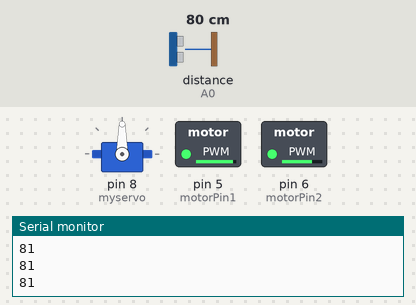
Bench run of a sketch on a simulated Arduino Uno, built with avr-gcc and run on an emulated ATmega328P. Shown: servo, switched loads named in the sketch (green lamp = pin HIGH), the last lines printed to the serial monitor. Dashed ring = blinking. The test bench sets the inputs (shaded band); at power-on: distance to the obstacle (sensor on A0) 80 cm. The echo pulse lasts 58.3 µs per cm.

Above: at 1.2 s.
1.3 s: distance to the obstacle (sensor on A0) set to 49 cm
2.8 s: distance to the obstacle (sensor on A0) set to 40 cm
At 4.27 s:
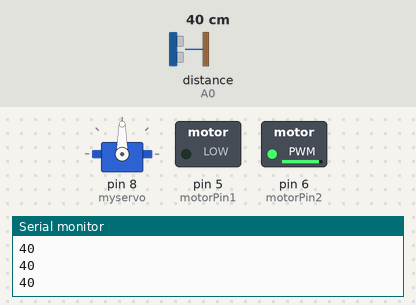
5.8 s: distance to the obstacle (sensor on A0) set to 60 cm
At 7.0 s:
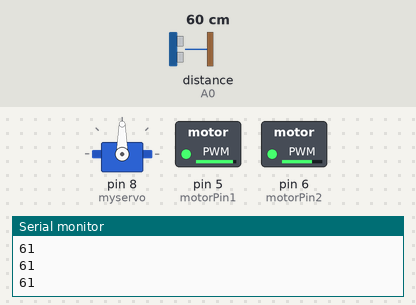
7.7 s: distance to the obstacle (sensor on A0) set to 35 cm
At 8.13 s:
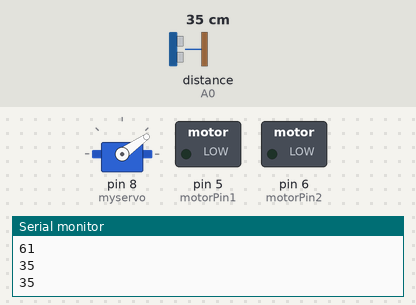
Timing chart, 0 to 11.7 s (numbered marks = the images above; inputs shaded):
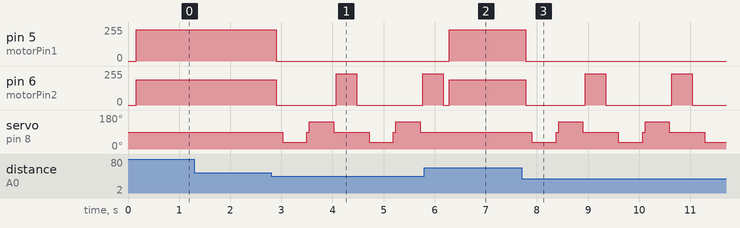

The sketch:

robotCarV5.ino
```cpp
//2-Way motor control
#include <NewPing.h>
#include <Servo.h>

#define TRIG_PIN A1
#define ECHO_PIN A0
#define MAX_DISTANCE 200
#define motorPin1  5    // One motor wire connected to digital pin 5
#define motorPin2  6    // One motor wire connected to digital pin 6
#define MAX_SPEED 200 // sets speed of DC  motors

NewPing sonar(TRIG_PIN, ECHO_PIN, MAX_DISTANCE);
Servo myservo;
int distance = 100;
void setup()   {
  Serial.begin(9600);
  // initialize the digital pins as an output:
  pinMode(motorPin1, OUTPUT);
  pinMode(motorPin2, OUTPUT);
  myservo.attach(8);
  myservo.write(90);
  delay(40);
}

void loop(){
  /*delay(150);
  lookRight();
  delay(300);
  lookLeft();
  delay(150);
  */
  int distanceR = 0;
  int distanceL =  0;
  //delay(40);
  distance = readPing();
  delay(50);
  if(distance<=45){
     moveStop();
    delay(50);
    distance = readPing();
      if(distance<=18){
           moveBackward();
    delay(300);
           moveStop();
            delay(50);
      }

    distanceR = lookRight();
    delay(50);
    distanceL = lookLeft();
    delay(50);
    if(distanceR>=distanceL){
      turnRight(235,400);
      //moveStop();
    }
    else{
      turnLeft(200,400);
      //moveStop();
    }
  }
  else moveForward();
  /*
  rotateRight(255, 400);
  delay(400);
  rotateLeft(255, 400);
  delay(400);
 */
}


void moveStop() {
  digitalWrite(motorPin1, LOW);
  digitalWrite(motorPin2, LOW);
}

void moveForward() {

   analogWrite(motorPin1, 235);
   analogWrite(motorPin2, 190);

   /*for (int speedOfRotate= 80; speedOfRotate < MAX_SPEED; speedOfRotate +=20) // slowly bring the speed up to avoid loading down the batteries too quickly
   {
    analogWrite(motorPin1, speedOfRotate);
    analogWrite(motorPin2, speedOfRotate);
    delay(5);
   }*/
}

void turnLeft(int speedOfRotate, int interval){
  analogWrite(motorPin1, speedOfRotate); //rotates motor
  digitalWrite(motorPin2, LOW);    // set the Pin motorPin2 LOW
  delay(interval); //waits
  digitalWrite(motorPin1, LOW);    // set the Pin motorPin1 LOW
}

void turnRight(int speedOfRotate, int interval){
  analogWrite(motorPin2, speedOfRotate); //rotates motor
  digitalWrite(motorPin1, LOW);    // set the Pin motorPin1 LOW
  delay(interval); //waits
  digitalWrite(motorPin2, LOW);    // set the Pin motorPin2 LOW
}

void moveBackward(){
  digitalWrite(motorPin2, HIGH);
  delay(500); //waits
  digitalWrite(motorPin2, LOW);
}

int lookRight(){
    myservo.write(35);
    delay(300);
    int distance = readPing();
    delay(100);
    myservo.write(90);
    return distance;
}

int lookLeft(){
    myservo.write(145);
    delay(300);
    int distance = readPing();
    delay(100);
    myservo.write(90);
    return distance;
}

int readPing() {
  delay(70);
  int cm = sonar.ping_cm();
  if(cm==0) cm = 250;
  Serial.println(cm);
  return cm;
}
```

Measured:
- the behaviour switches between 45 and 44 cm on distance to the obstacle (sensor on A0) (found by bisection; images 0 and 1)
- after the input at 2.8 s, pin 5 (motorPin1): 235/255 → 0/255 after 0.10 s; pin 6 (motorPin2): alternates 235/255 for 0.40 s and 0/255 for 1.2 s, starting after 0.10 s; servo on pin 8 (myservo): 90° → 35° after 0.23 s, → 145° 0.47 s later, → 90° 0.52 s later, → 35° 0.70 s later, … (6 changes in this stretch)
- after the input at 5.8 s, pin 5 (motorPin1): 0/255 → 235/255 after 0.49 s; servo on pin 8 (myservo): stays 90° (without the input it goes to 35° after 0.61 s)
- after the input at 7.7 s, pin 5 (motorPin1): 235/255 → 0/255 after 0.08 s; pin 6 (motorPin2): alternates 235/255 for 0.40 s and 0/255 for 1.2 s, starting after 0.08 s
